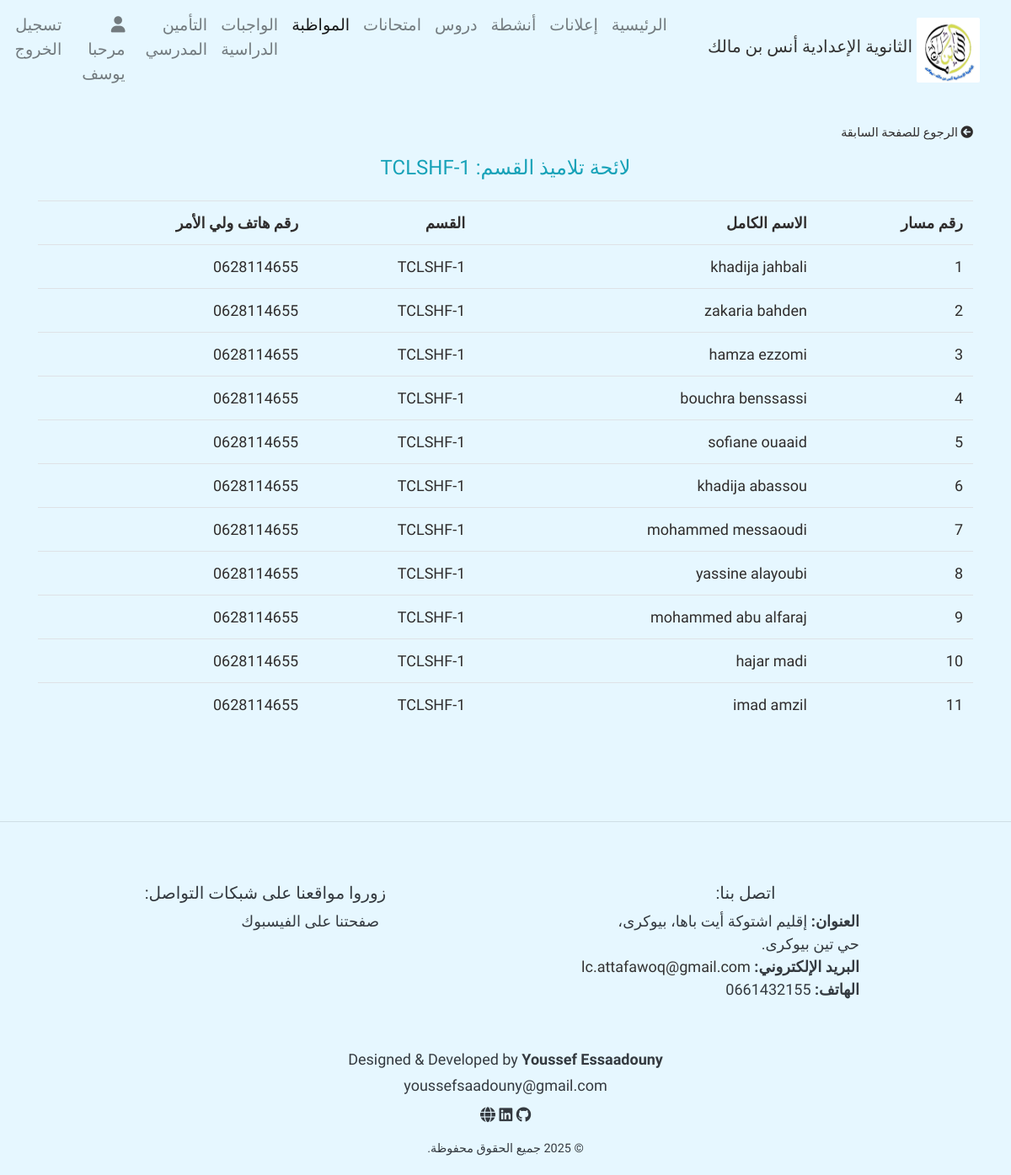
/ClassStudents/1 (signed in), run on the app's committed database.
### home/models.py (models this page shows, shortened)
class UserProfile(models.Model):
    user = models.ForeignKey(User, on_delete = models.CASCADE)
    firstname = models.CharField(max_length = 100)
    lastname = models.CharField(max_length = 100)
    User_Type = models.CharField(max_length = 100, null = True, blank = True)
    email = models.EmailField(null = True, blank=  True)

class Section(models.Model):
    name = models.CharField(max_length = 50)
    subjects = models.ManyToManyField(Subject, related_name= 'sections' )
    def __str__(self):
        return self.name

class Student(models.Model):
    massar_num = models.CharField(max_length = 50, null = True, blank = True)
    first_name = models.CharField(max_length = 50)
    last_name = models.CharField(max_length = 50)
    sections = models.ForeignKey(Section, related_name="students", blank = True, null = True, on_delete = models.SET_NULL)
    number_phone = models.CharField(max_length = 14, null = True, blank = True)
    parentEmail = models.EmailField(null=True, blank = True)

### home/decorator.py (the view)
        def wrapper_funct(request, *args, **kwargs):
            group = None
            if request.user.groups.exists():
                group = request.user.groups.all()[0].name
            if group and group in allowed_roles:
                return view_func(request, *args, **kwargs)
            else:
                return HttpResponse('أنت غير مؤهل لزيارة هذه الصفحة.')

### home/decorator.py (called while the page is built)
def allowed_user(allowed_roles = []):
    def decorator(view_func):
        def wrapper_funct(request, *args, **kwargs):
            group = None
            if request.user.groups.exists():
                group = request.user.groups.all()[0].name
            if group and group in allowed_roles:
                return view_func(request, *args, **kwargs)
            else:
                return HttpResponse('أنت غير مؤهل لزيارة هذه الصفحة.')
        return wrapper_funct
    return decorator

### home/views.py (called while the page is built)
@allowed_user(allowed_roles=['general_surveillance', 'admin'])
def ClassStudents(request, id):
    message = None
    user = request.user
    user_info = UserProfile.objects.get(user = user)
    students = Student.objects.filter(sections = id)
    if not students:
        message = 'المرجو إضافة لائحة تلاميذ.'
    section = Section.objects.get(id = id)
    context = {
        'user_info' : user_info,
        'students' : students,
        'section' : section,
        'message' : message,
    }
    return render(request, 'pages/attendance/ClassStudents.html', context)

### templates/pages/attendance/ClassStudents.html
{% extends 'base.html' %}
{% load static %}
{% block content %}
<div class="container mt-4">
    {% if message %}
        <h4>{{message}}</h4>
    {% else %}
    <div class="mb-3 text-start">
        <a href="{% url 'classes' %}" class="text-decoration-none" style="color: inherit; font-size: 0.9rem;">
          <i class="fas fa-arrow-circle-left me-1"></i> الرجوع للصفحة السابقة
        </a>
    </div>
    <center class="text-info mb-4"> <h4 my-2> لائحة تلاميذ القسم: {{section.name}} </h4> </center>
    <table  class="table">
        <tr>
            <th class="m-4">
                    رقم مسار
            </th>
            <th class="m-4">
                الاسم الكامل
            </th>
            <th class="m-4">
                    القسم
            </th>
            <th class="m-4">
                    رقم هاتف ولي الأمر
            </th>
        </tr>
        {% for s in students %}
        <tr>
            <td class="">{{s.massar_num}}</td>
            <td class=""> <a style="color: inherit;" href="{% url 'StudentAttendance' s.id %}"> {{s.first_name}} {{ s.last_name}} </a> </td>
            <td class="">{{s.sections}}</td>
            <td class="">{{s.number_phone}}</td>
        </tr>
        {% endfor %}
    </table>
    {% endif %}
</div>
{% endblock %}

### templates/base.html (shortened to what this page needs)
{% load static %}
<!DOCTYPE html>
<html lang="ar">
<head>
    <link rel="stylesheet" href="{% static 'css/bootstrap.css' %}">
    <link rel="stylesheet" href="{% static 'css/style.css' %}">
    <link href="https://cdnjs.cloudflare.com/ajax/libs/font-awesome/6.0.0-beta3/css/all.min.css" rel="stylesheet">
</head>
{% include 'parts/navbar.html' %}
<body dir="rtl" style="font-family:Tajawal, Gupter, Marhey, sans-serif; direction:rtl; font-size: large;">
{% block content %}
{% endblock %}
<br>
<br>
<br>
<hr>
{% include 'parts/footer.html' %}
</body>
</html>

### templates/parts/navbar.html (shortened to what this page needs)
 {% load static %}
 <nav class="navbar navbar-expand-lg navbar-light " style="font-size:medium; font-weight:normal" dir="rtl">
        <a href="/" class="navbar-brand text-center d-flex align-items-center">
            <img src="{% static 'photos/aim.jpg' %}" alt="شعار الثانوية الإعدادية أنس بن مالك ">
            <h5>الثانوية الإعدادية أنس بن مالك </h5>
        </a>
        <div id="navbarContent" class="collapse navbar-collapse justify-content-center">
            <ul class="navbar-nav" style="border-radius:2px; color:#f8f9fa">
                <li class="nav-item {% if request.path == '/' %} active {% endif %} "><a href="/" class="nav-link">  الرئيسية</a></li>
                <li class="nav-item {% if request.resolver_match.url_name == 'announce' or request.resolver_match.url_name == 'add_announce' %} active {% endif %}"><a href="{% url 'announce' %}" class="nav-link">إعلانات</a></li>
                <li class="nav-item {% if request.resolver_match.url_name == 'ShowActivities' or request.resolver_match.url_name == 'add_activity' %} active {% endif %}"><a href="{% url 'ShowActivities' %}" class="nav-link">أنشطة</a></li>
                <li class="nav-item   "><a href=" {% if 'admin' in request.user.groups.all|join:',' or 'teacher' in request.user.groups.all|join:',' or 'general_surveillance' in request.user.groups.all|join:','  %} {% url 'UserCourseList' %} {% else %} {% url 'course_res' %} {% endif %} " class="nav-link">دروس</a></li>
                <li class="nav-item "><a href="{% url 'exams' %}" class="nav-link">امتحانات</a></li>
                {% if 'admin' in request.user.groups.all|join:", " or 'general_surveillance' in request.user.groups.all|join:", " %}
                <li class="nav-item {% if request.path == '/classes/' or request.path == '/ClassStudents/' or request.resolver_match.url_name == 'studentTotalAbsence' or request.resolver_match.url_name == 'studentAbsence' or request.resolver_match.url_name == 'StudentAttendance' or request.resolver_match.url_name == 'ClassStudents' or request.resolver_match.url_name == 'add_reports' or request.resolver_match.url_name == 'studentTotalreports' %} active {% endif %}"><a href="{% url 'classes' %}" class="nav-link seasonsDropdown"> المواظبة </a></li>
                {% endif %}
                {% if 'admin' in request.user.groups.all|join:", " or 'teacher' in request.user.groups.all|join:", "  or 'student' in request.user.groups.all|join:", " %}
                <li class="nav-item "><a href=" {% if 'student' in request.user.groups.all|join:',' %} {% url 'homeWork' %} {% else %} {% url 'UserHomeWorkList' %} {% endif %} " class="nav-link seasonsDropdown"> الواجبات الدراسية</a></li>
                {% endif %}
                <li class="nav-item {% if request.path == '/add_insurance/' %} active {% endif %}"><a href="{% url 'add_insurance' %}" class="nav-link seasonsDropdown">  التأمين المدرسي</a></li>
                {% url 'password_change' as p %}
                {% url 'password_change_done' as d %}
                <li class="nav-item mx-2 {% if request.path == '/UserInfo/' %} active {% endif %}"><a href="{% url 'UserInfo' %}" class="nav-link user" >{% if request.path != p and request.path != d %} <i class="fas fa-user "></i>  مرحبا  {{user_info.firstname}} {% endif %}</a></li>
                <li class="nav-item "><a href="{% url 'signout' %}" class="nav-link out"> تسجيل الخروج  </a></li>
            </ul>
        </div>
    </nav>

### templates/parts/footer.html
<footer class=" text-dark mt-5 pt-4"   dir="rtl">
  <div class="container" >
    <div class="row justify-content-around text-center text-md-start">
      <div class="col-md-4 mb-3" >
        <h5>اتصل بنا:</h5>
        <ul class="list-unstyled" style="text-align: right">
          <li> <strong> العنوان: </strong>
            إقليم اشتوكة أيت باها، بيوكرى، حي تين بيوكرى.
          </li>
          <li style="white-space: nowrap;"> <strong > البريد الإلكتروني:</strong> <a href="mailto:lc.attafawoq@gmail.com" > lc.attafawoq@gmail.com </a></li>
          <li> <strong>   الهاتف:</strong>
             0661432155
          </li>
        </ul>
      </div>
      <div class="col-md-4 mb-3">
        <h5>زوروا مواقعنا على شبكات التواصل:</h5>
        <ul class="list-unstyled" style="text-align: right">
          <li>
            <a href="https://www.facebook.com/profile.php?id=100090408570307" target="_blank" class="text-decoration-none text-dark">
              صفحتنا على الفيسبوك
            </a>
          </li>
        </ul>
      </div>
    </div>
    <div class="text-center mt-4" style="font-family: Gupter;">
      <p class="mb-1">Designed & Developed by <strong>Youssef Essaadouny</strong></p>
      <p class="mb-1">
        <a href="mailto:youssefsaadouny@example.com" class="text-dark">youssefsaadouny@gmail.com</a>
      </p>
      <div class="social-icons mt-2">
        <a href="https://github.com/0628114655" target="_blank" class="text-dark me-3 fs-5">
          <i class="fab fa-github"></i>
        </a>
        <a href="https://www.linkedin.com/in/%D9%8A%D9%80%D9%80%D9%80%D9%88%D8%B3%D9%80%D9%80%D9%80%D9%81-%D8%A7%D9%84%D8%B3%D8%B9%D8%AF%D9%88%D9%86%D9%8A-b2889a291/" target="_blank" class="text-dark me-3 fs-5">
          <i class="fab fa-linkedin"></i>
        </a>
        <a href="https://your-portfolio.com" target="_blank" class="text-dark fs-5">
          <i class="fas fa-globe"></i>
        </a>
      </div>
      <small class="d-block mt-3">&copy; 2025 جميع الحقوق محفوظة.</small>
    </div>
  </div>
</footer>

### LC_tassegdelt/static/css/style.css (style rules this page uses)
body { background: #e6f7ff; color: #2f2d2d; position: relative; font-size: large; font-family: 'Tajawal' , 'Gupter', 'Marhey', sans-serif !important; direction: rtl; text-align: right; }
.navbar-brand { display: flex; align-items: center; justify-content: center; }
.navbar-brand img { max-width: 75px; margin: 5px; border-radius: 2px; }
.navbar-brand h5 { color: #333333; font-family: 'Reem Kufi Fun'; }
.nav-link, .nav-link:visited { font-size: larger; color: #f8f9fa; }
.nav-item { font-family: 'Reem Kufi Fun'; }
@media (min-width: 576px) { .navbar-brand { flex-direction: row; } }
@media (min-width: 576px) { .navbar-brand img { max-width: 75px; margin: 5px; } }
footer { color: #333333; padding: 20px 0; bottom: 0; font-family: 'Reem Kufi Fun'; }
footer a, footer a:visited { color: #333333; text-decoration: none; }

### data on the page
UserProfile: firstname "يوسف"
Section: name "TCLSHF-1"
Student: massar_num "1", first_name "khadija", last_name "jahbali", sections "TCLSHF-1", number_phone "0628114655"
Student: massar_num "2", first_name "zakaria", last_name "bahden", sections "TCLSHF-1", number_phone "0628114655"
Student: massar_num "3", first_name "hamza", last_name "ezzomi", sections "TCLSHF-1", number_phone "0628114655"
Student: massar_num "4", first_name "bouchra", last_name "benssassi", sections "TCLSHF-1", number_phone "0628114655"
Student: massar_num "5", first_name "sofiane", last_name "ouaaid", sections "TCLSHF-1", number_phone "0628114655"
Student: massar_num "6", first_name "khadija", last_name "abassou", sections "TCLSHF-1", number_phone "0628114655"
Student: massar_num "7", first_name "mohammed", last_name "messaoudi", sections "TCLSHF-1", number_phone "0628114655"
Student: massar_num "8", first_name "yassine", last_name "alayoubi", sections "TCLSHF-1", number_phone "0628114655"
Student: massar_num "9", first_name "mohammed", last_name "abu alfaraj", sections "TCLSHF-1", number_phone "0628114655"
Student: massar_num "10", first_name "hajar", last_name "madi", sections "TCLSHF-1", number_phone "0628114655"
Student: massar_num "11", first_name "imad", last_name "amzil", sections "TCLSHF-1", number_phone "0628114655"
